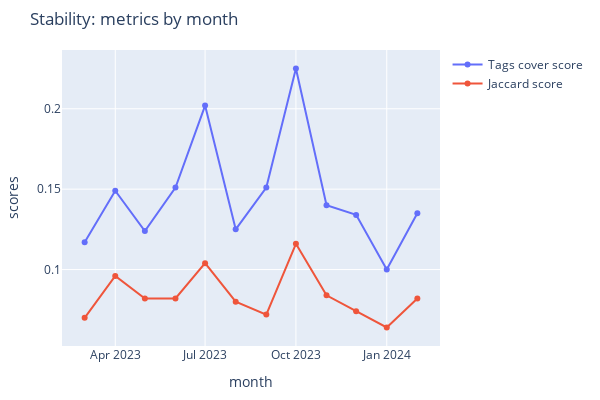

This figure's notebook cell:
### Markdown cell above
Visualisation de la stabilité

### Code cell
plot_stability(
    monthes,
    stability_results["tag_cover_scores"],
    stability_results["jaccard_scores"],
    X_title="month",
    y_1_title="Tags cover score",
    y_2_title="Jaccard score"
)

### Figure 1 — Plotly figure (JSON) as saved in the notebook; plotly's stock layout.template omitted (floating-point values rounded to 4 significant figures)
{"data": [{"mode": "lines+markers", "name": "Tags cover score", "type": "scatter", "x": ["2023-03", "2023-04", "2023-05", "2023-06", "2023-07", "2023-08", "2023-09", "2023-10", "2023-11", "2023-12", "2024-01", "2024-02"], "y": [0.117, 0.149, 0.124, 0.151, 0.202, 0.125, 0.151, 0.225, 0.14, 0.134, 0.1, 0.135]}, {"mode": "lines+markers", "name": "Jaccard score", "type": "scatter", "x": ["2023-03", "2023-04", "2023-05", "2023-06", "2023-07", "2023-08", "2023-09", "2023-10", "2023-11", "2023-12", "2024-01", "2024-02"], "y": [0.07, 0.096, 0.082, 0.082, 0.104, 0.08, 0.072, 0.116, 0.084, 0.074, 0.064, 0.082]}], "layout": {"height": 400, "margin": {"b": 50, "l": 50, "pad": 0, "r": 50, "t": 50}, "title": {"text": "Stability: metrics by month"}, "width": 600, "xaxis": {"title": {"text": "month"}}, "yaxis": {"title": {"text": "scores"}}}}
